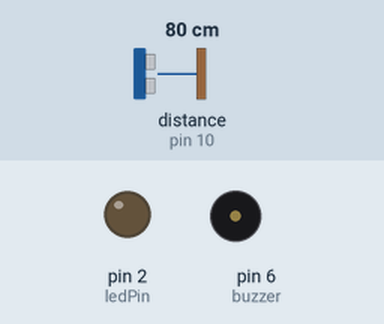
Bench run of a program on a simulated Arduino Uno, built with avr-gcc and run on an emulated ATmega328P. On the bench: output pins drawn as LEDs (lit = HIGH), buzzer (waves = sounding, pin HIGH). Wiring (inferred from the names in the program): ultrasonic range finder: trigger pin 9; echo pin 10. The test bench sets the inputs (shaded band); at power-on: distance to the obstacle (sensor on pin 10) 80 cm. The echo pulse lasts 58.3 µs per cm; pins used as bus, display or sensor lines are not drawn.

Above: at 1.2 s.
1.3 s: distance to the obstacle (sensor on pin 10) set to 56 cm
2.8 s: distance to the obstacle (sensor on pin 10) set to 46 cm
At 4.0 s:
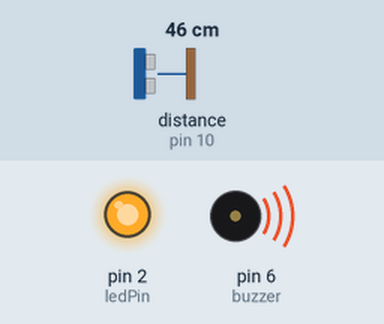
4.3 s: distance to the obstacle (sensor on pin 10) set to 60 cm
At 5.3 s:
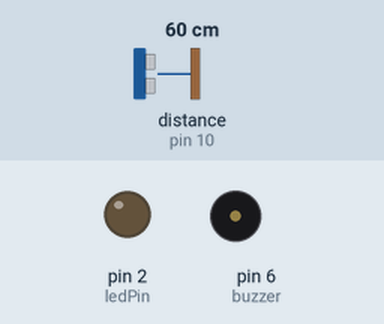
5.8 s: distance to the obstacle (sensor on pin 10) set to 2 cm
At 6.4 s:
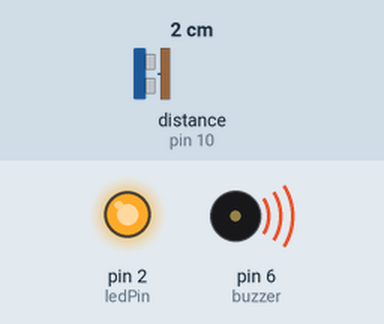
Timing chart, 0 to 8.3 s (numbered marks = the images above; inputs shaded):
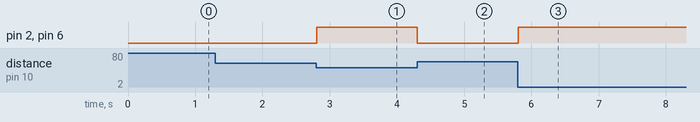

Measured:
- the behaviour switches between 52 and 51 cm on distance to the obstacle (sensor on pin 10) (found by bisection; images 0 and 1)
- after the input at 1.3 s, every drawn part: stays the same
- after the input at 2.8 s, pin 2 (ledPin), pin 6 (buzzer): LOW → HIGH at once
- after the input at 4.3 s, pin 2 (ledPin), pin 6 (buzzer): HIGH → LOW at once
- after the input at 5.8 s, pin 2 (ledPin), pin 6 (buzzer): LOW → HIGH at once

The program:

main.cpp
```cpp
#include <Arduino.h>
//defining the pins
#define ledPin 2
#define buzzer 6
#define trigger 9
#define echo 10
//defining variables
long duration;
int distance;

void setup() {
  //initializing serial monitor
  Serial.begin(9600);
  //Pin Modes
  pinMode(ledPin, OUTPUT);
  pinMode(trigger, OUTPUT);
  pinMode(echo, INPUT);
  pinMode(buzzer, OUTPUT);
}

void loop() {
  //clearing trigger pin
  digitalWrite(trigger, LOW);
  delayMicroseconds(2);
  //setting trigger HIGH for 10 microseconds
  digitalWrite(trigger, HIGH);
  delayMicroseconds(10);
  digitalWrite(trigger, LOW);
  //reading the duration
  duration = pulseIn(echo, HIGH);
  //calculating the distance
  distance = duration * 0.034/2;
  //conditional buzzing
  if (distance <= 50){
    digitalWrite(ledPin, HIGH);
    digitalWrite(buzzer, HIGH);
  }else{
    digitalWrite(ledPin, LOW);
    digitalWrite(buzzer, LOW);
  }
}
```
